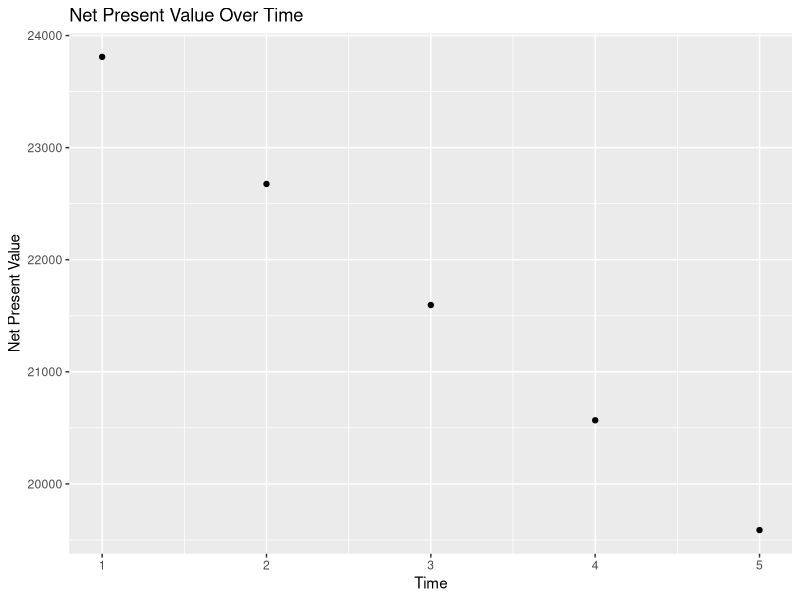

The R script that drew this image:
# example_net_present_value.R

# A script for learning how to calculate net present value

# Setup #####################################################
library(dplyr)
library(ggplot2)

# Net Present Value ###########################################

# Let's practice calculating net present value!

# Suppose our donut-delivery system is expected
# to cost us $5000 each year to produce,
# but deliver us $30000 in revenue.
# We operate this system for 10 years. 

# However, suppose we face a high inflation rate of 5%, 
# so our money now will be worth less in the future. 
# Let's calculate the Net Present Value for each year.

# Create a data frame,
t = tibble(
  time = 1:5,      # Time periods
  # supposing a fixed annual cost and return...
  benefit = 30000, # Annual benefits
  cost = 5000,     # Annual costs
  # Where the funds lose 5% in value each year...
  discount = 0.05  # Discount rate
)

t

# Calculate net revenue
t = t %>% 
  mutate(netrev = benefit - cost)
t


# Calculate net present value for each time
t = t %>% 
  mutate(npv = netrev / (1 + discount)^time)


t

## Visualizing NPV ######################################3

# View the results
t

# Plotting NPV over time
ggplot(t, aes(x = time, y = npv)) +       
  geom_point() +
  labs(x = "Time", y = "Net Present Value") +
  ggtitle("Net Present Value Over Time")

# Cleanup
rm(list= ls())
